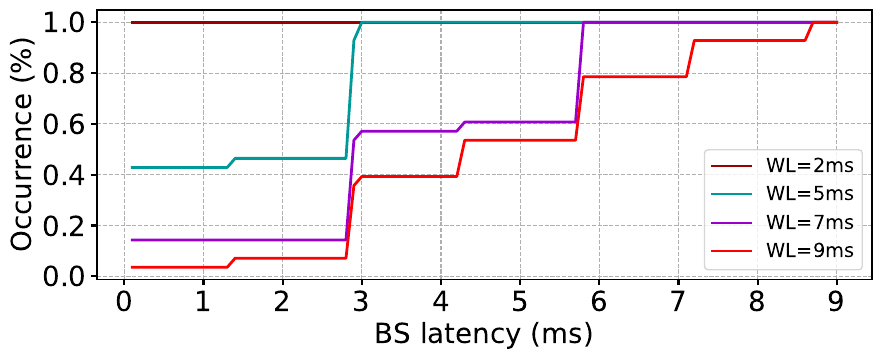

Source code (Python):
import numpy as np
#from pylab import *
import matplotlib.pyplot as plt
import json

data_file_model = 't1_complete_model_dados.json'
data_file_res_drc_fix_cu = 't1_rest_drc_fix_cu_dados.json'

with open(data_file_model, 'r') as json_file:
    data = json.load(json_file)
cm = data

with open(data_file_res_drc_fix_cu, 'r') as json_file:
    data = json.load(json_file)
rdfc = data

#values = list(map(float, ['%.1f' % elem for elem in list(np.linspace(0.1,10,100))]))

#print(values)

def create_data(list_values):
    values = list(map(float, ['%.1f' % elem for elem in list(np.linspace(0.1,9.0,100))]))
    count =  [0]*100
    #print(values)
    for item in list_values:
        func_lamb = lambda x: x+1 if (list_values[item] < values[i]) else x
        for i in range(0,len(values)):
            count[i] = func_lamb(count[i])

    for i in range(0,len(values)):
        count[i] = count[i]/len(list_values)

    return (values, count)


fig, ax = plt.subplots()
fig.set_size_inches(10, 3.5)

ax.set_xlabel('BS latency (ms)', fontsize=20)
ax.set_ylabel('Occurrence (%)', fontsize=20)

pa, = ax.plot([], [], "-",label="WL=1ms", color='#cc0000')
pb, = ax.plot([], [], "-",label="WL=2ms", color='#990000')
pc, = ax.plot([], [], "-",label="WL=3ms", color='#999900')
pd, = ax.plot([], [], "-",label="WL=4ms", color='#009900')
pe, = ax.plot([], [], "-",label="WL=5ms", color='#009999')
pf, = ax.plot([], [], "-",label="WL=6ms", color='#002699')
pg, = ax.plot([], [], "-",label="WL=7ms", color='#9900cc')
ph, = ax.plot([], [], "-",label="WL=8ms", color='#ff00bf')
pi, = ax.plot([], [], "-",label="WL=9ms", color='#ff0000')
ax.legend(handles=[pb, pe, pg, pi], fontsize=14, loc='lower right')

#values, count= create_data(cm['worsening_limit_1']['RU_latency'])
#ax.plot(values, count, "r-",label="Rest. drc fixed cu", linewidth=2, color='#cc3300')

#values, count= create_data(cm['worsening_limit_1.0']['RU_latency'])
#p = ax.plot(values, count, "r-",label="Rest. drc fixed cu", linewidth=2, color='#cc0000')

values, count= create_data(cm['worsening_limit_2.0']['RU_latency'])
p = ax.plot(values, count, "-",label="Rest. drc fixed cu", linewidth=2, color='#990000')

#values, count= create_data(cm['worsening_limit_3.0']['RU_latency'])
#p = ax.plot(values, count, "-",label="Rest. drc fixed cu", linewidth=2, color='#999900')

#values, count= create_data(cm['worsening_limit_4.0']['RU_latency'])
#p = ax.plot(values, count, "-",label="Rest. drc fixed cu", linewidth=2, color='#009900')

values, count= create_data(cm['worsening_limit_5.0']['RU_latency'])
p = ax.plot(values, count, "-",label="Rest. drc fixed cu", linewidth=2, color='#009999')

#values, count= create_data(cm['worsening_limit_6.0']['RU_latency'])
#p = ax.plot(values, count, "-",label="Rest. drc fixed cu", linewidth=2, color='#002699')

values, count= create_data(cm['worsening_limit_7.0']['RU_latency'])
p = ax.plot(values, count, "-",label="Rest. drc fixed cu", linewidth=2, color='#9900cc')

#values, count= create_data(cm['worsening_limit_8.0']['RU_latency'])
#p = ax.plot(values, count, "-",label="Rest. drc fixed cu", linewidth=2, color='#ff00bf')

values, count= create_data(cm['worsening_limit_9.0']['RU_latency'])
p = ax.plot(values, count, "-",label="Rest. drc fixed cu", linewidth=2, color='#ff0000')

tkw = dict(size=4, width=1.5)
ax.tick_params(axis='y', **tkw, labelsize=20)

ax.tick_params(axis='x', **tkw, labelsize=20)

ax.set_xticks([0,1,2,3,4,5,6,7,8,9])
ax.set_yticks([0.0, 0.2, 0.4, 0.6, 0.8, 1.0])

ax.grid(b=True, which='major', linestyle='--')

plt.savefig("T1_cdf.pdf", bbox_inches='tight')
plt.show()